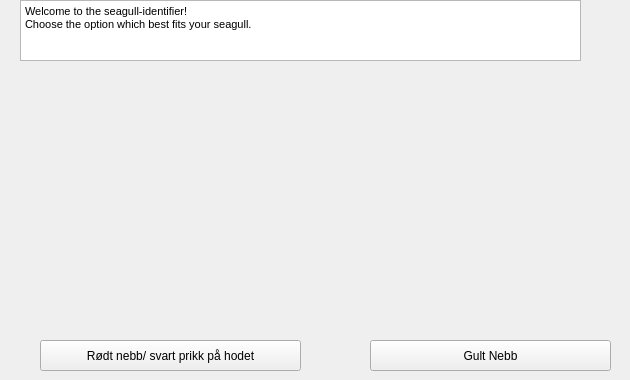
    <widget class="QWidget" name="helsvarthode">
     <widget class="QLabel" name="label_34">
      <property name="geometry">
       <rect>
        <x>370</x>
        <y>90</y>
        <width>251</width>
        <height>211</height>
       </rect>
      </property>
      <property name="text">
       <string/>
      </property>
      <property name="pixmap">
       <pixmap>imagesAppSeagull/sabinemåke2zoom2.jpg</pixmap>
      </property>
      <property name="scaledContents">
       <bool>true</bool>
      </property>
     </widget>
     <widget class="QTextEdit" name="textEdit_21">
      <property name="geometry">
       <rect>
        <x>20</x>
        <y>0</y>
        <width>561</width>
        <height>61</height>
       </rect>
      </property>
      <property name="html">
       <string>&lt;!DOCTYPE HTML PUBLIC &quot;-//W3C//DTD HTML 4.0//EN&quot; &quot;http://www.w3.org/TR/REC-html40/strict.dtd&quot;&gt;
&lt;html&gt;&lt;head&gt;&lt;meta name=&quot;qrichtext&quot; content=&quot;1&quot; /&gt;&lt;style type=&quot;text/css&quot;&gt;
p, li { white-space: pre-wrap; }
&lt;/style&gt;&lt;/head&gt;&lt;body style=&quot; font-family:'MS Shell Dlg 2'; font-size:8.25pt; font-weight:400; font-style:normal;&quot;&gt;
&lt;p style=&quot; margin-top:0px; margin-bottom:0px; margin-left:0px; margin-right:0px; -qt-block-indent:0; text-indent:0px;&quot;&gt;Welcome to the seagull-identifier!&lt;/p&gt;
&lt;p style=&quot; margin-top:0px; margin-bottom:0px; margin-left:0px; margin-right:0px; -qt-block-indent:0; text-indent:0px;&quot;&gt;Choose the option which best fits your seagull.&lt;/p&gt;
&lt;p style=&quot;-qt-paragraph-type:empty; margin-top:0px; margin-bottom:0px; margin-left:0px; margin-right:0px; -qt-block-indent:0; text-indent:0px;&quot;&gt;&lt;br /&gt;&lt;/p&gt;&lt;/body&gt;&lt;/html&gt;</string>
      </property>
     </widget>
     <widget class="QLabel" name="label_35">
      <property name="geometry">
       <rect>
        <x>0</x>
        <y>90</y>
        <width>171</width>
        <height>221</height>
       </rect>
      </property>
      <property name="text">
       <string/>
      </property>
      <property name="pixmap">
       <pixmap>imagesAppSeagull/hettemåkezoom.jpg</pixmap>
      </property>
      <property name="scaledContents">
       <bool>true</bool>
      </property>
     </widget>
     <widget class="QPushButton" name="rodenebbsvarthode">
      <property name="geometry">
       <rect>
        <x>40</x>
        <y>340</y>
        <width>261</width>
        <height>31</height>
       </rect>
      </property>
      <property name="text">
       <string>Rødt nebb/ svart prikk på hodet</string>
      </property>
     </widget>
     <widget class="QPushButton" name="gultnebbsvarthode">
      <property name="geometry">
       <rect>
        <x>370</x>
        <y>340</y>
        <width>241</width>
        <height>31</height>
       </rect>
      </property>
      <property name="text">
       <string>Gult Nebb</string>
      </property>
     </widget>
     <widget class="QLabel" name="label_36">
      <property name="geometry">
       <rect>
        <x>180</x>
        <y>90</y>
        <width>171</width>
        <height>221</height>
       </rect>
      </property>
      <property name="text">
       <string/>
      </property>
      <property name="pixmap">
       <pixmap>imagesAppSeagull/hettemåkehøstzoom.jpg</pixmap>
      </property>
      <property name="scaledContents">
       <bool>true</bool>
      </property>
     </widget>
    </widget>
